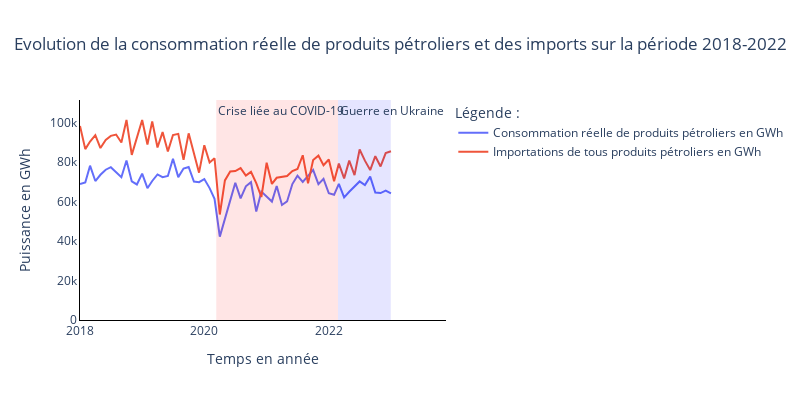

Notebook source saved alongside this figure:
### Code cell
# Conso vs import en GWH
scatter_plot_2lines(x1 = df_list[0].index, y1 = df_list[0]["5. Consommation réelle de pétrole (brut et raffiné) (en GWh)"], x2 = df_list[0].index,
                    y2 = df_list[0]["2.1 Importations de tous produits pétroliers (en GWh)"], label_1 = 'Consommation réelle de produits pétroliers en GWh', label_2 = 'Importations de tous produits pétroliers en GWh', x_label = 'Temps en année',
                    y_label = 'Puissance en GWh', title = "Evolution de la consommation réelle de produits pétroliers et des imports sur la période 2018-2022")
